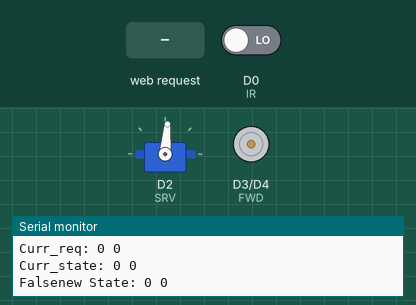
Recording of a sketch running on a simulated ESP8266 (NodeMCU). On the bench: servo, motor-driver pin pairs drawn as motors (green arrow = first pin HIGH = forward, orange = second pin HIGH = backward, longer = more drive), the last lines printed to the serial monitor. Inputs (shaded band) come from the test bench; at power-on: D0 (IR) LOW. WiFi joins after 1.5 s; servers stay silent unless stated.

Above: at 2.7 s.
2.8 s: HTTP request GET /lf received
At 3.3 s:
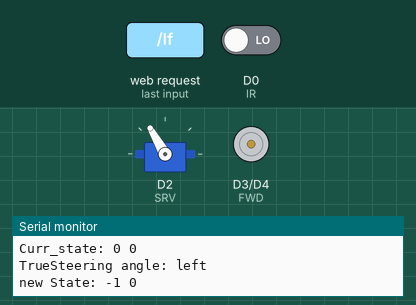
4.5 s: HTTP request GET /rt received
At 5.7 s:
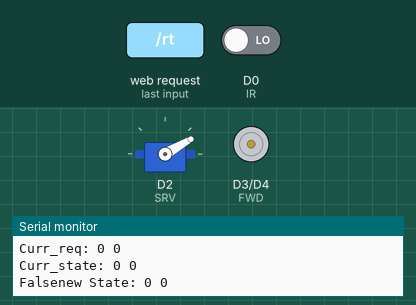
6.0 s: HTTP request GET /fwd received
At 6.26 s:
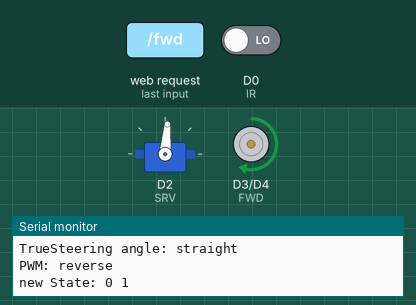
8.0 s: HTTP request GET /rev received
At 8.26 s:
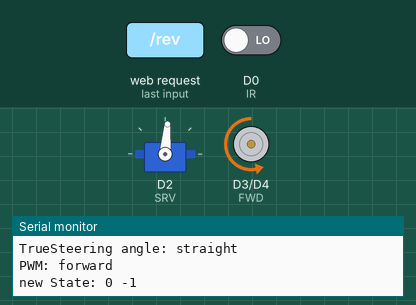
Timing chart, 0 to 11.0 s (numbered marks = the images above; inputs shaded):
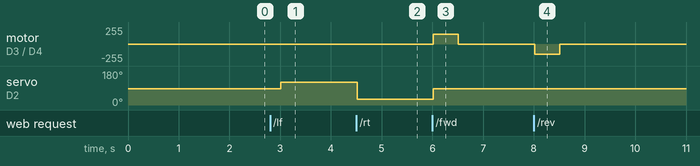

The sketch:

CarWifiServer.ino
```cpp
#include "car_helper.h"

const char *ssid = "robotics";
const char *password = "rac3r00m";

WiFiServer server(80);
bool state;

void setup() {
	current_state = {0, 0};
	curr_request = {0, 0};

	m = M;
	straight = STRAIGHT;
	left = LEFT;
	right = RIGHT;

	wheel = false;
	h_rt = RIGHT;
	h_st = STRAIGHT;
	h_lf = LEFT;
	// angle = straight;
	// speed = M;

	expire = 500;
	ignored_cnt = 0;

	state = false;

	Serial.begin(115200);
	delay(10);
	Serial.println("Serial Initiated");

	pinMode(FWD, OUTPUT);
	analogWrite(FWD, LOW);
	pinMode(REV, OUTPUT);
	analogWrite(REV, LOW);
	Serial.println("Pins Initiated");

	myservo.attach(SRV);
	Serial.println("Servo Attached");
	myservo.write(straight);

	Serial.println("Connecting to ");
	Serial.println(ssid);

	WiFi.begin(ssid, password);
	while(WiFi.status() != WL_CONNECTED) {
		delay(500);
		Serial.print(".");
	}
	Serial.println("");
	Serial.println("WiFi Connected");

	server.begin();
	Serial.println("Server started");
	Serial.println(WiFi.localIP());
}

void loop() {
	WiFiClient client = server.available();
	bool client_avail = false;
	if (client) {
		client_avail = true;
		while (!client.available())
			delay(1);
	}
	String req = "";
	if (client) {
		req = String(client.readStringUntil('\r').c_str());
		client.flush();
		curr_request = parse_request(req);
		Serial.println(req);
		send_accept(client, curr_request);
		state = true;
	}
	if (!state){
		curr_request.l_r = 0;
		curr_request.f_r = 0;
	}
	int cur_time = millis();
  if (cur_time - start_time >= expire) { // uptick
  	Serial.println("uptick");
  	Serial.println("Curr_req: " + String(curr_request.l_r) + " " + String(curr_request.f_r));
  	Serial.println("Curr_state: " + String(current_state.l_r) + " " + String(current_state.f_r));
  	start_time = cur_time;
  	if (state) {
  		Serial.print("True");
  		if (current_state.f_r != curr_request.f_r)
  			deactivate_motor();
  		if (!wheel)
			set_direction(curr_request);
		else
			set_hdirection(curr_request);
  		if (curr_request.f_r)
  			activate_motor(curr_request);
  		ignored_cnt = 0;
  		current_state = curr_request;
  	} else {
  		Serial.print("False");
  		current_state.l_r = 0;
  		current_state.f_r = 0;
  		deactivate_motor();
  	}
  	Serial.println("new State: " + String(current_state.l_r) + " " + String(current_state.f_r));
  	state = false;
  } else {  // save the last client request
  	if (client_avail) {
			// Serial.println("igLast_req: " + String(last_request.l_r) + " " + String(last_request.f_r));
			// Serial.println("igCurr_req: " + String(curr_request.l_r) + " " + String(curr_request.f_r));
			// Serial.println("igCurr_state: " + String(current_state.l_r) + " " + String(current_state.f_r));
  		++ignored_cnt;
  	}
  }
}
```

car_helper.cpp
```cpp
#include "car_helper.h"

////////////////////////////////////////////////////////////////////////////////
//
////////////////////////////////////////////////////////////////////////////////
Servo myservo;
int speed;
int angle;
int m;
int straight;
int left;
int right;

bool wheel;

int h_lf;
int h_rt;
int h_st;

int expire;
unsigned long start_time;
unsigned long ignore_time;
unsigned long ignored_cnt;
int flag;

dir_t current_state;
dir_t curr_request;
////////////////////////////////////////////////////////////////////////////////
//
////////////////////////////////////////////////////////////////////////////////

// int extract(char *s, char *kwd) {
// 	return atoi(s + String(kwd).length());
// }

// int check(char *s, char *kwd, int *param) {
// 	if (String(s).startsWith(kwd)) {
// 		*param = extract(s, kwd);
// 		Serial.println(String(kwd) + ": " + String(*param));
// 		return 1;
// 	}
// 	return 0;
// }

#define IS_DIGIT(x)   (x >= '0' && x <= '9')

dir_t parse_request(String &req) {
	dir_t ret_dir = {0, 0};
	int index;
	int val;

	// Steering Angle set
	if ((index = req.indexOf("/lf")) != -1){
		ret_dir.l_r = -1;
		index += String("/lf").length();
		if ((val = atoi(req.c_str() + index)) || req.c_str()[index] == '0') {
			if (val >= 0)
				left = val;
		}
		wheel = false;
	}
	if ((index = req.indexOf("/rt")) != -1) {
		ret_dir.l_r = 1;
		index += String("/rt").length();
		if ((val = atoi(req.c_str() + index)) || req.c_str()[index] == '0') {
			if (val >= 0)
				right = val;
		}
		wheel = false;
	}
	if ((index = req.indexOf("/hlf")) != -1){
		ret_dir.l_r = -1;
		index += String("/hlf").length();
		if ((val = atoi(req.c_str() + index)) || req.c_str()[index] == '0') {
			if (val >= 0)
				h_lf = val;
		}
		wheel = true;
	}
	if ((index = req.indexOf("/hrt")) != -1) {
		ret_dir.l_r = 1;
		index += String("/hrt").length();
		if ((val = atoi(req.c_str() + index)) || req.c_str()[index] == '0') {
			if (val >= 0)
				h_rt = val;
		}
		wheel = true;
	}

	// angle += val * -1 * ret_dir.l_r; // adjust angle the wheel
	// if (angle > 120) angle = 120;
	// else if (angle < 30) angle = 30;
	// if (angle < straight)
	// 	ret_dir.l_r = 1;
	// if (angle > straight)
	// 	ret_dir.l_r = -1;

	if ((index = req.indexOf("/st")) != -1) {
		index += String("/st").length();
		if ((val = atoi(req.c_str() + index)) || req.c_str()[index] == '0') {
			if (val >= 0) {
				straight = val;
				// angle = straight;
				// ret_dir.l_r = 0;
			}
		}
		wheel = false;
	}

	if ((index = req.indexOf("/hst")) != -1) {
		index += String("/hst").length();
		if ((val = atoi(req.c_str() + index)) || req.c_str()[index] == '0') {
			if (val >= 0) {
				h_st = val;
			}
		}
		wheel = true;
	}

	// Expire period set
	if ((index = req.indexOf("/exp")) != -1) {
		index += String("/exp").length();
		if ((val = atoi(req.c_str() + index)) || req.c_str()[index] == '0') {
			if (val >= 0)
				expire = val;
		}
	}

	if ((index = req.indexOf("/m")) != -1) {
		index += String("/m").length();
		if ((val = atoi(req.c_str() + index)) || req.c_str()[index] == '0') {
			if (val >= 150 && val <= 255)
				m = val;
		}
	}

	// Motor speed / direction set
	if ((index = req.indexOf("/fwd")) != -1) {
		ret_dir.f_r = 1;
		index += String("/fwd").length();
		if ((val = atoi(req.c_str() + index)) || req.c_str()[index] == '0') {
			if (val >= 0)
				m = val;
		}
	}
	if ((index = req.indexOf("/rev")) != -1) {
		ret_dir.f_r = -1;
		index += String("/rev").length();
		if ((val = atoi(req.c_str() + index)) || req.c_str()[index] == '0') {
			if (val >= 0)
				m = val;
		}
	}
	return ret_dir;
}

void send_accept(WiFiClient &client, dir_t &dir) {
	String s = "HTTP/1.1 200 OK\r\nContent-Type: text/html\r\n\r\n";
	s += "<!DOCTYPE HTML>\r\n<html>\r\n<br>";
	if (wheel)
		s += "WHEEL: ON \r\n<br>";
	else
		s += "WHEEL: OFF \r\n<br>";
	s += "IR: " + String(digitalRead(IR)) + "\r\n<br>";
	s += "old left/right: " + String(current_state.l_r) + "\r\n<br>";
	s += "old forward/reverse: " + String(current_state.f_r) + "\r\n<br>";
	if (wheel) {
		s += "straight(def 75(min 30, max 120)): " + String(h_st) + "\r\n<br>";
		s += "left/right max/min (120/30): " + String(h_lf) + " " + String(h_rt) + "\r\n<br>";
	} else {
		s += "straight(def 75(min 30, max 120)): " + String(straight) + "\r\n<br>";
		s += "left/right max/min (120/30): " + String(left) + " " + String(right) + "\r\n<br>";
	}
	s += "new left/right: " + String(dir.l_r) + "\r\n<br>";
	s += "new forward/reverse: " + String(dir.f_r) + "\r\n<br>";
	s += "Speed: " + String(m) + "\r\n<br>";
	s += "expire: " + String(expire) + "\r\n";
	s += "</html>\n";
	client.flush();
	client.print(s);
	// Serial.println("Client disconnected");
}

void set_direction(dir_t &dir) {
	if (dir.l_r == -1) {
		myservo.write(left);
		Serial.println("Steering angle: left");
	}
	if (dir.l_r == 0) {
		myservo.write(straight);
		Serial.println("Steering angle: straight");
	}
	if (dir.l_r == 1) {
		myservo.write(right);
		Serial.println("Steering angle: right");
	}
	// myservo.write(angle);
}

void set_hdirection(dir_t &dir) {
	if (dir.l_r == -1) {
		myservo.write(h_lf);
		Serial.println("Steering angle: left");
	}
	if (dir.l_r == 0) {
		myservo.write(h_st);
		Serial.println("Steering angle: straight");
	}
	if (dir.l_r == 1) {
		myservo.write(h_rt);
		Serial.println("Steering angle: right");
	}
	// myservo.write(angle);
}

void activate_motor(dir_t &dir) {
	if (dir.f_r == -1) {
		analogWrite(REV, m);
		Serial.println("PWM: forward");
	}
	if (dir.f_r == 1) {
		analogWrite(FWD, m);
		Serial.println("PWM: reverse");
	}
}

void deactivate_motor() {
	analogWrite(REV, LOW);
	analogWrite(FWD, LOW);
}
```

car_helper.h
```cpp
#ifndef CAR_HELPER_H
#define CAR_HELPER_H

#include <ESP8266WiFi.h>
#include <Servo.h>
#include <string.h>

typedef struct {
	int	l_r;
	int f_r;
} dir_t;

// Internet Settings
extern const char *ssid;
extern const char *password;
extern Servo myservo;

// Pins
#define IR				D0
#define SRV				D2
#define FWD				D3
#define REV				D4

#define M					150
#define LEFT 			120 // 100 @ 2sec
#define STRAIGHT	85
#define RIGHT			30 // 75 @ 2sec
extern int m;
extern int left;
extern int straight;
extern int right;

extern int h_lf;
extern int h_rt;
extern int h_st;

extern bool wheel;


#define IS_DIR_VAL(x)		(x.l_r || x.f_r)
#define ANGLE_VALID(x)	(x >= RIGHT && x <= LEFT)
#define SPEED_VALID(x)	(x >= 0 && x <= M)
#define TIME_VALID(x)		(x > 0 && x <= 1000)

// MOTOR PARAMETERS
extern int speed;
extern int angle;

extern int expire;
extern unsigned long start_time;
extern unsigned long ignore_time;
extern unsigned long ignored_cnt;
extern int flag;

extern dir_t current_state;
extern dir_t curr_request;

int extract(char *s, char *kwd);
int check(char *s, char *kwd, int *param);

dir_t parse_request(String &req);

void send_accept(WiFiClient &client, dir_t &dir);

void set_direction(dir_t &dir);
void set_hdirection(dir_t &dir);
void activate_motor(dir_t &dir);
void deactivate_motor();

#endif
```

Measured:
- after the input at 2.8 s, servo on D2 (SRV): 85° → 120° after 0.21 s
- after the input at 4.5 s, servo on D2 (SRV): 120° → 30° at once
- after the input at 6.0 s, motor on D3 (FWD) / D4 (REV): stopped → forward 150/255 at once, → stopped 0.50 s later; servo on D2 (SRV): 30° → 85° at once
- after the input at 8.0 s, motor on D3 (FWD) / D4 (REV): stopped → backward 150/255 at once, → stopped 0.50 s later
